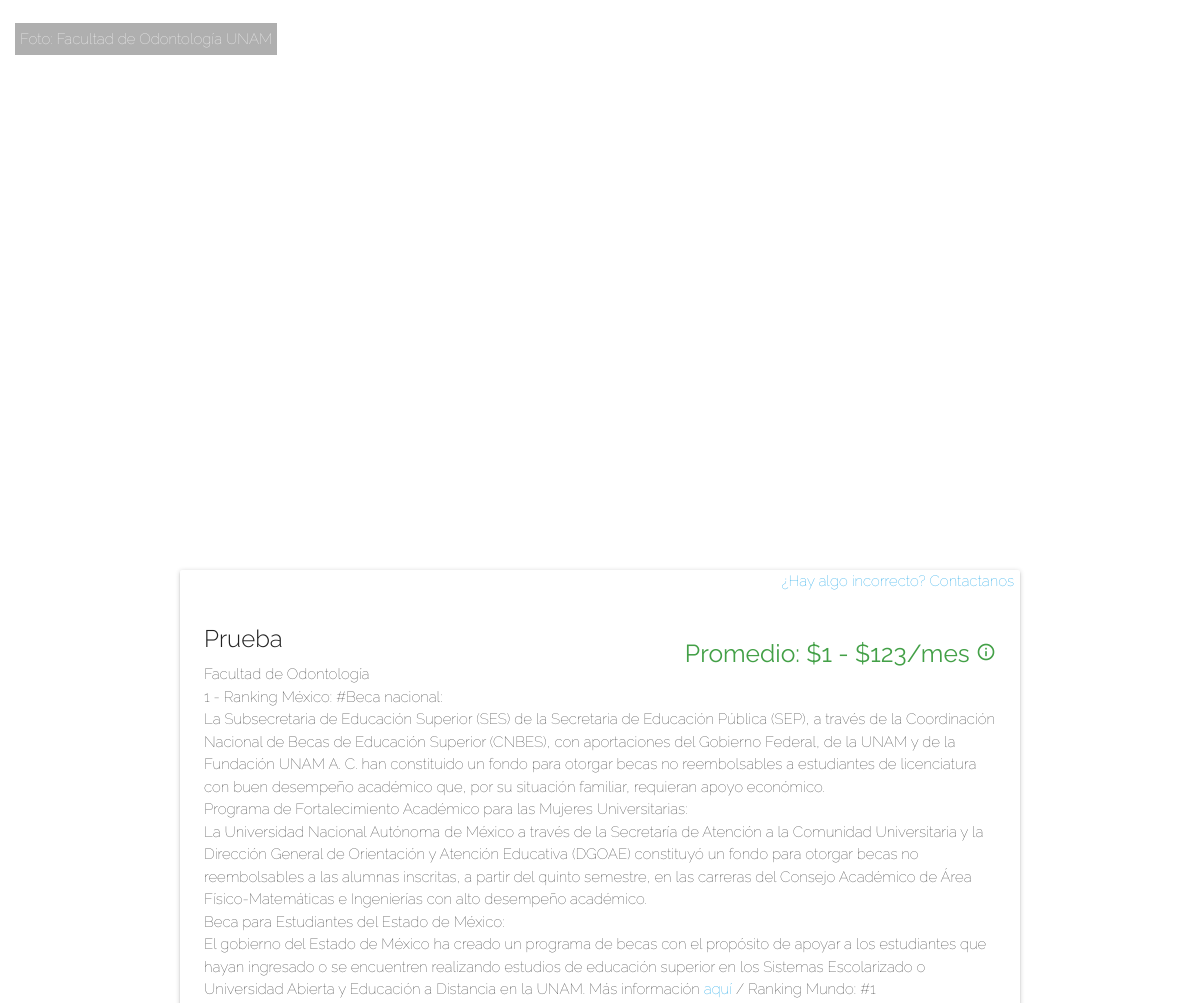
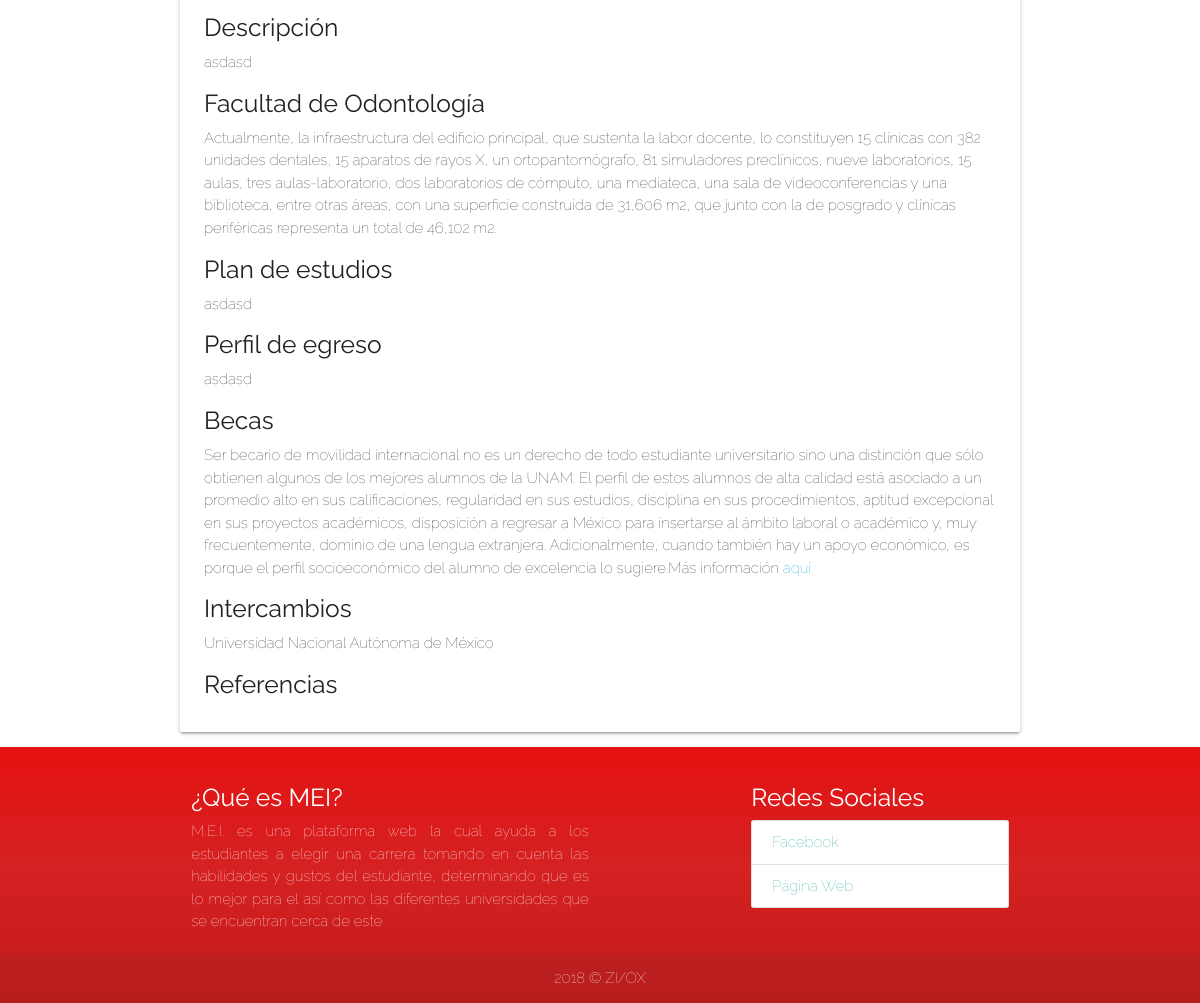
The app's page /public/nuevos/carrera.php?carrera=Prueba&uni=Facultad de Odontología with its own data (2 pictures, top to bottom).
### tables this page shows
CREATE TABLE `universidad` (
  `UID` int(11) NOT NULL,
  `nombre` varchar(150) NOT NULL,
  `descripcion` mediumtext NOT NULL,
  `lat` varchar(72) NOT NULL,
  `lng` varchar(72) NOT NULL,
  `foto_url` varchar(300) DEFAULT NULL,
  `foto_autor` varchar(70) NOT NULL,
  `ciudad` varchar(72) NOT NULL,
  `id_institutucion` int(11) NOT NULL
);

CREATE TABLE `carrera_info` (
  `UID` int(11) NOT NULL,
  `nombre` varchar(72) NOT NULL,
  `descripcion` mediumtext NOT NULL,
  `id_area` int(11) NOT NULL,
  `salario_min` float DEFAULT NULL,
  `salario_max` float DEFAULT NULL,
  `keywords` text NOT NULL
);

CREATE TABLE `institucion` (
  `UID` int(11) NOT NULL,
  `name` varchar(120) NOT NULL,
  `intercambio` mediumtext NOT NULL,
  `becas` mediumtext NOT NULL,
  `rank_nac` int(11) DEFAULT NULL,
  `rank_mun` int(11) DEFAULT NULL
);

CREATE TABLE `carrera_uni` (
  `UID` int(11) NOT NULL,
  `id_carrera` int(11) NOT NULL,
  `plan_estudio` mediumtext NOT NULL,
  `perfil_egreso` mediumtext NOT NULL,
  `id_universidad` int(11) NOT NULL,
  `referencias` text NOT NULL
);

### public/nuevos/carrera.php (the view, shortened to what this page needs)
<?php
  include '../../private/conn.php';
  $name = $_GET['carrera'];
  $uni = $_GET['uni'];
  $query = mysqli_query($con,"SELECT * FROM carrera_uni
            JOIN universidad ON universidad.UID = carrera_uni.id_universidad
            JOIN carrera_info ON carrera_info.UID = carrera_uni.id_carrera
            JOIN institucion ON institucion.UID = universidad.id_institutucion
            WHERE carrera_info.nombre  = '$name' AND universidad.nombre = '$uni'");
  $carrera = mysqli_fetch_array($query, MYSQLI_NUM);
  ?>
<html>
    <head>
        <link rel="stylesheet" type="text/css" href="../../assets/css/estilos.css">
    <link rel="stylesheet" href="https://cdnjs.cloudflare.com/ajax/libs/materialize/1.0.0-rc.2/css/materialize.min.css">
    </head>
    <body style="background-image: url('<?php echo $carrera[11]; ?>');background-size: cover;background-attachment: fixed; background-position: center center;">
        <?php
            echo '
            <div>
              <div class=""><span style="position: absolute; padding:5px; margin:15px; background-color:#00000050; color: white; ">Foto: '.$carrera[12].'</span></div>
            </div>';
        ?>
        <div id="container" style="display:block;">
            <div class="container">
                <?php
                  echo '
                  <div class="card white-1">
                  <span class="right" style="margin-right:6px"><a href="#modal-email" class="modal-trigger">¿Hay algo incorrecto? Contactanos</a></span>
                    <div class="card-content">
                      <span class="right green-text text-darken-1"><h5>Promedio: $'.$carrera[18].' - $'.$carrera[19].'/mes <i class="material-icons tooltipped" style="font-size: 20px;" data-position="bottom" data-delay="0" data-tooltip="El promedio depende de la experiencia, el puesto, la preparación profesional y del trabajo realizado en el mes.">info_outline</i></h5></span>
                      <span><h3 class="card-title">'.$carrera[16].'</h3></span>
                      <span class="carrera">'.$carrera[7].'</span><br>
                      <span class="carrera">'.$carrera[22].' - Ranking México: #'.$carrera[25].' / Ranking Mundo: #'.$carrera[26].'</span><br>
                      <h5>Descripción</h5>
                      <span class="carrera">'.$carrera[17].'</span>
                      <h5>'.$uni.'</h5>
                      <span class="carrera">'.$carrera[8].'</span>
                      <h5>Plan de estudios</h5>
                      <span class="carrera">'.$carrera[2].'</span>
                      <h5>Perfil de egreso</h5>
                      <span class="carrera">'.$carrera[3].'</span>
                      <h5>Becas</h5>
                      <span class="carrera">'.$carrera[24].'</span>
                      <h5>Intercambios</h5>
                      <span class="carrera">'.$carrera[23].'</span>
                      <h5>Referencias</h5>
                      <span class="carrera">'.$carrera[5].'</span>
                    </div>
                  </div>';
                ?>
            </div>
        </div>
    </body>
</html>

### public/assets/css/estilos.css (style rules this page uses)
* { margin: 0px; padding: 0px; font-family: 'Raleway', sans-serif; font-weight: lighter; box-sizing: border-box; }
.redColor { background: rgb(229,12,12); background: -moz-linear-gradient(180deg, rgba(229,12,12,0.9424720571822479) 0%, rgba(212,27,27,0.9284664549413515) 46%, rgba(191,20,20,0.9200630935968137) 100%); background: -webkit-linear-gradient(180deg, rgba(229,12,12,0.9424720571822479) 0%, rgba(212,27,27,0.9284664549413515) 46%, rgba(191,20,20,0.9200630935968137) 100%); background: linear-gradient(180deg, rgba(229,12,12,0.9424720571822479) 0%, rgba(212,27,27,0.9284664549413515) 46%, rgba(191,20,20,0.9200630935968137) 100%); filter: progid:DXImageTransform.Microsoft.gradient(startColorstr="#e50c0c",endColorstr="#bf1414",GradientType=1); }

### records on screen
universidad: foto_autor "Facultad de Odontología UNAM", nombre "Facultad de Odontología", descripcion "Actualmente, la infraestructura del edificio principal, que sustenta la labor docente, lo constituyen 15 clínicas con 382 unidades dentales, 15 aparatos de rayos X, un ortopantomógrafo, 81 simuladores preclínicos, nueve laboratorios, 15 aulas, tres aulas-laboratorio, dos laboratorios de cómputo, una mediateca, una sala de videoconferencias y una biblioteca, entre otras áreas, con una superficie construida de 31,606 m2, que junto con la de posgrado y clínicas periféricas representa un total de 46,102 m2."
carrera_info: id_area "1", salario_min "123", nombre "Prueba", descripcion "asdasd"
institucion: UID "1", becas "Beca nacional: La Subsecretaria de Educación Superior (SES) de la Secretaria de Educación Pública (SEP), a través de la Coordinación Nacional de Becas de Educación Superior (CNBES), con aportaciones del Gobierno Federal, de la UNAM y de la Fundación UNAM A. C. han constituido un fondo para otorgar becas no reembolsables a estudiantes de licenciatura con buen desempeño académico que, por su situación familiar, requieran apoyo económico. Programa de Fortalecimiento Académico para las Mujeres Universitarias: La Universidad Nacional Autónoma de México a través de la Secretaría de Atención a la Comunidad Universitaria y la Dirección General de Orientación y Atención Educativa (DGOAE) constituyó…", rank_nac "1", intercambio "Ser becario de movilidad internacional no es un derecho de todo estudiante universitario sino una distinción que sólo obtienen algunos de los mejores alumnos de la UNAM. El perfil de estos alumnos de alta calidad está asociado a un promedio alto en sus calificaciones, regularidad en sus estudios, disciplina en sus procedimientos, aptitud excepcional en sus proyectos académicos, disposición a regresar a México para insertarse al ámbito laboral o académico y, muy frecuentemente, dominio de una lengua extranjera. Adicionalmente, cuando también hay un apoyo económico, es porque el perfil socioeconómico del alumno de excelencia lo sugiere.Más información aquí", name "Universidad Nacional Autónoma de México"
carrera_uni: plan_estudio "asdasd", perfil_egreso "asdasd"

### other values on screen
$uni "Facultad de Odontología"
